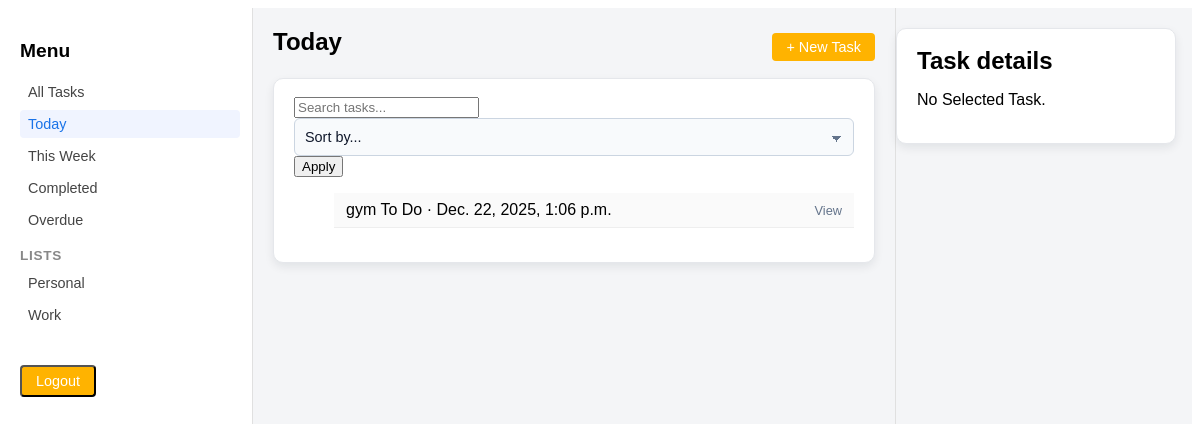
The page / (signed in) on the database as committed earlier.
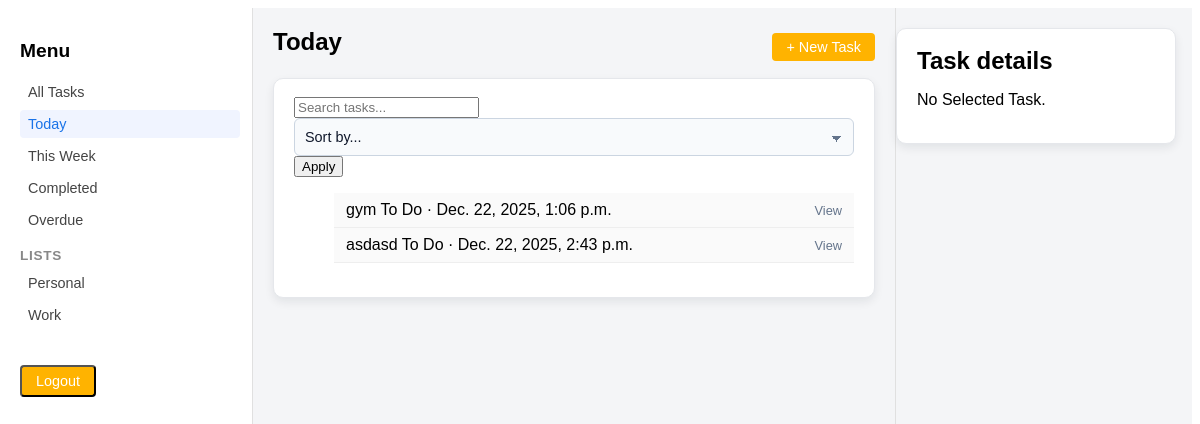
The same page on the database as committed later.
### core/models.py (models this page shows, shortened)
class Task(models.Model):
    STATUS_CHOICES = [
        ('todo', 'To Do'),
        ('doing', 'Doing'),
        ('done', 'Done'),
    ]
    owner = models.ForeignKey(User, on_delete=models.CASCADE)
    title = models.CharField(max_length=200)
    description = models.TextField(blank=True)
    due_date = models.DateTimeField(null=True, blank=True)
    status = models.CharField(max_length=10, choices=STATUS_CHOICES, default='todo')
    created_at = models.DateTimeField(auto_now_add=True)

### core/views.py (the view)
# urls.py: path('', views.dashboard, name='dashboard'),
@login_required
def dashboard(request):
    today = timezone.now().date()
    flt = request.GET.get('filter', 'today')
    selected_id = request.GET.get('task')
    base_qs = Task.objects.filter(owner=request.user)
    search_query = request.GET.get('q', '').strip()
    sort_option = request.GET.get('sort', '')
    if flt == 'all':
        tasks = base_qs
    elif flt == 'today':
        tasks = base_qs.filter(due_date__date=today)
    elif flt == 'week':
        tasks = base_qs.filter(
            due_date__gte=today,
            due_date__lte=today + timezone.timedelta(days=7),
        )
    elif flt == 'completed':
        tasks = base_qs.filter(status='done')
    elif flt == 'overdue':
        tasks = base_qs.filter(
            status__in=['todo', 'in_progress'],
            due_date__lt=today,
        )
    else:
        tasks = base_qs.none()
    if search_query:
        tasks = tasks.filter(
            Q(title__icontains=search_query) |
            Q(description__icontains=search_query)
        )
    allowed_sorts = ['due_date', '-due_date', 'title', '-title']
    if sort_option in allowed_sorts:
        tasks = tasks.order_by(sort_option)
    selected_task = None
    if selected_id:
        selected_task = get_object_or_404(base_qs, pk=selected_id)
    reminders = Reminder.objects.filter(
        task__owner=request.user,
        remind_at__gte=timezone.now(),
    ).order_by('remind_at')
    return render(request, 'core/dashboard.html', {
        'tasks': tasks,
        'filter': flt,
        'reminders': reminders,
        'selected_task': selected_task,
        'search_query': search_query,
        'sort_option': sort_option,
    })

### core/templates/core/dashboard.html (shortened to what this page needs)
{% load static %}
<!DOCTYPE html>
<html>
<head>
  <link rel="stylesheet" type="text/css" href="{% static 'core/style.css' %}">
</head>
<body>
  <body>
    <div class="layout">
      <aside class="sidebar">
        <h2 class="sidebar-title">Menu</h2>
        <ul class="sidebar-list">
          <li class="{% if filter == 'all' %}is-active{% endif %}">
            <a href="{% url 'dashboard' %}?filter=all">All Tasks</a>
          </li>
          <li class="{% if filter == 'today' %}is-active{% endif %}">
            <a href="{% url 'dashboard' %}?filter=today">Today</a>
          </li>
          <li class="{% if filter == 'week' %}is-active{% endif %}">
            <a href="{% url 'dashboard' %}?filter=week">This Week</a>
          </li>
          <li class="{% if filter == 'completed' %}is-active{% endif %}">
            <a href="{% url 'dashboard' %}?filter=completed">Completed</a>
          </li>
          <li class="{% if filter == 'overdue' %}is-active{% endif %}">
            <a href="{% url 'dashboard' %}?filter=overdue">Overdue</a>
          </li>
        </ul>
        <nav class="sidebar-section">
          <h3 class="sidebar-heading">Lists</h3>
          <ul class="sidebar-list">
            <li><a href="#">Personal</a></li>
            <li><a href="#">Work</a></li>
          </ul>
        </nav>
        <button class="btn-primary" style="margin-top: 1rem;">
          Logout
        </button>
      </aside>
      <main class="main-column">
        <header class="main-header">
          <h2 class="card-title">
            {% if filter == 'all' %}All Tasks
            {% elif filter == 'today' %}Today
            {% elif filter == 'week' %}This Week
            {% elif filter == 'completed' %}Completed
            {% elif filter == 'overdue' %}Overdue
            {% else %}Tasks{% endif %}
          </h2>
          <a href="{% url 'task_create' %}" class="btn-primary">+ New Task</a>
        </header>
        <section class="card">
          <form method="get" class="search-sort-container">
            <input
              type="text"
              name="q"
              placeholder="Search tasks..."
              class="search-input"
              value="{{ search_query|default:'' }}"
            >
            <select name="sort" class="sort-dropdown">
              <option value="">Sort by...</option>
            </select>
            <button type="submit">Apply</button>
          </form>
          <ul class="item-list">
            {% for task in tasks %}
              <li class="item-row">
                <a href="{% url 'dashboard' %}?filter={{ filter }}&task={{ task.pk }}"
                   class="item-row-link">
                  <div class="item-main">
                    <span class="item-title">{{ task.title }}</span>
                    <span class="item-meta">
                      {{ task.get_status_display }} · {{ task.due_date }}
                    </span>
                  </div>
                  <span class="item-action-label">View</span>
                </a>
              </li>
            {% empty %}
              <li class="item-row item-empty">No tasks in this view.</li>
            {% endfor %}
          </ul>
        </section>
      </main>
      <aside class="detail-column">
        <div class="card">
          <h2 class="card-title">Task details</h2>
          {% if selected_task %}
            <p><strong>Title:</strong> {{ selected_task.title }}</p>
            <p><strong>Description:</strong> {{ selected_task.description }}</p>
            <p><strong>Due:</strong> {{ selected_task.due_date }}</p>
            <p><strong>Status:</strong> {{ selected_task.get_status_display }}</p>
            <a href="{% url 'reminder_create' selected_task.pk %}" class="btn-secondary">
              Set Reminder
            </a>
            <a href="{% url 'task_update' selected_task.pk %}" class="btn-primary">
              Edit task
            </a>
          {% else %}
            <p style="font-family: Arial, sans-serif;">No Selected Task.</p>
          {% endif %}
        </div>
      </aside>
    </div>
  </body>
</html>

Rows that differ between the two databases and show on the page:
added Task: title "asdasd", status "To Do", due_date "Dec. 22, 2025, 2:43 p.m."
